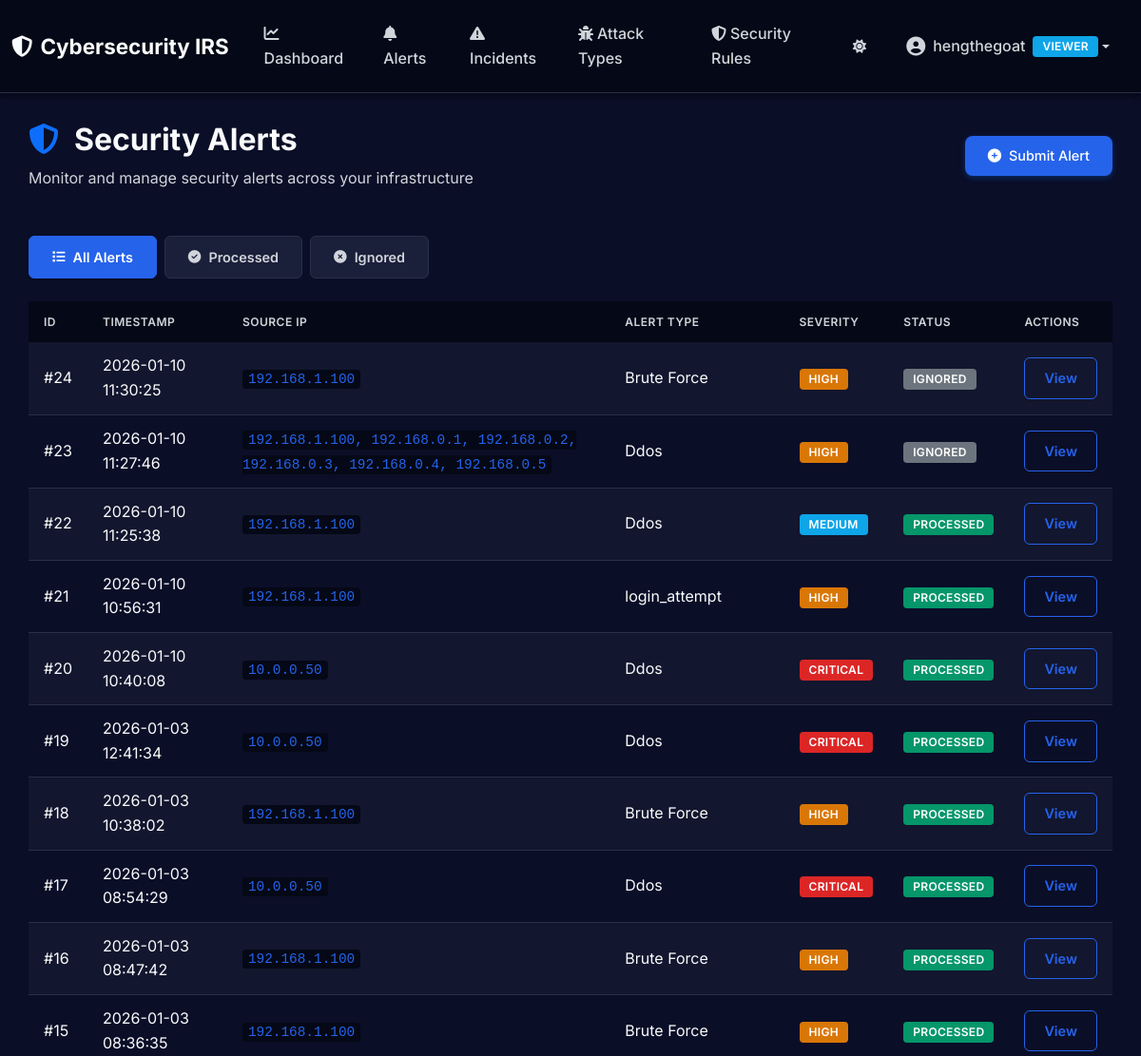
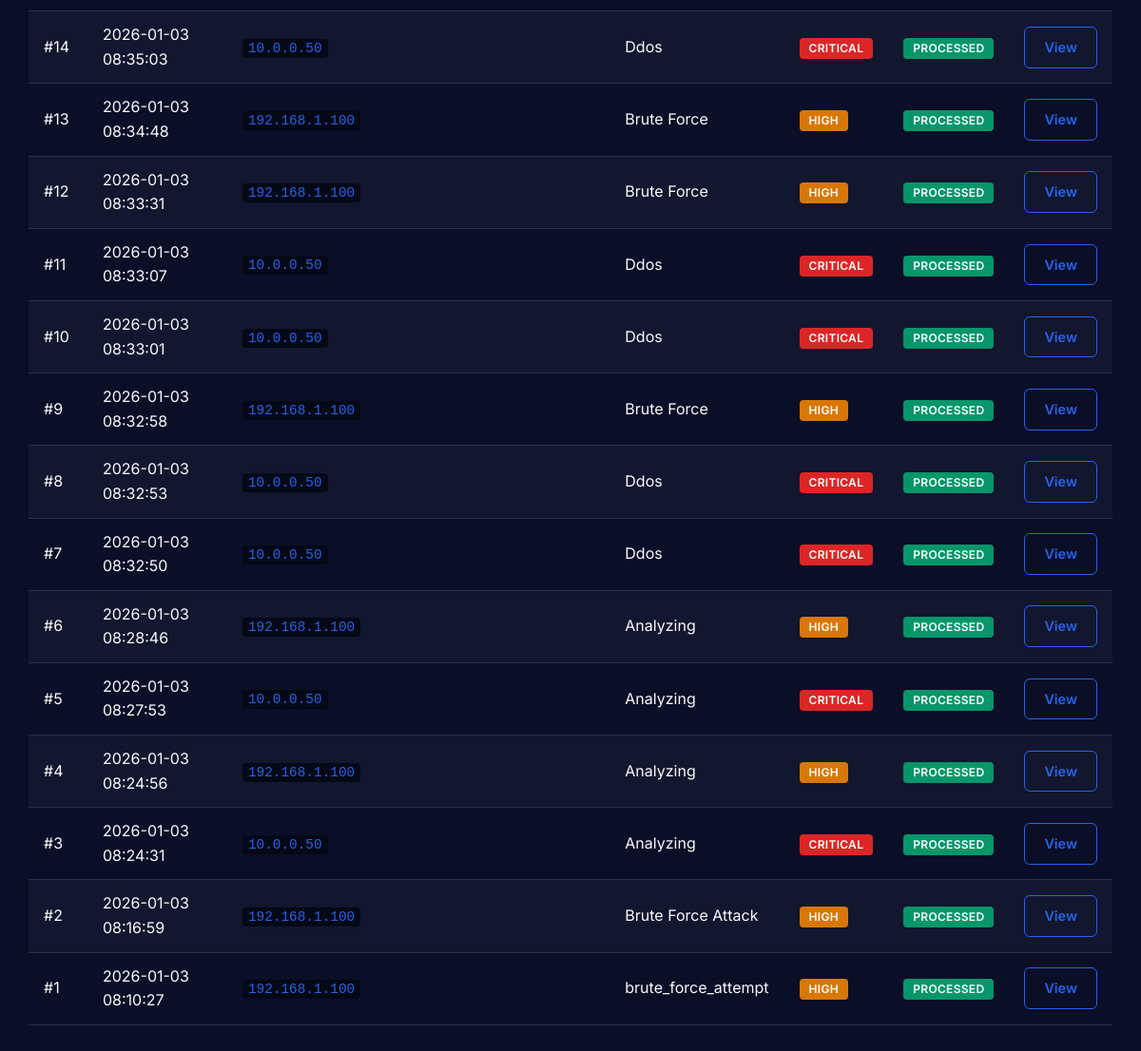
The page /alerts/ (signed in) on the database its author committed (2 pictures, top to bottom).
### app/models/user.py (models this page shows, shortened)
class User(db.Model):
    __tablename__ = 'users'
    id = db.Column(db.Integer, primary_key=True)
    username = db.Column(db.String(80), unique=True, nullable=False)
    email = db.Column(db.String(120), unique=True, nullable=False)
    full_name = db.Column(db.String(120), nullable=False)
    role = db.Column(db.String(20), default='analyst', nullable=False)  # admin, analyst, viewer
    is_active = db.Column(db.Boolean, default=True, nullable=False)
    password_hash = db.Column(db.String(255), nullable=False)
    created_at = db.Column(db.DateTime, default=datetime.utcnow, nullable=False)
    updated_at = db.Column(db.DateTime, default=datetime.utcnow, onupdate=datetime.utcnow, nullable=False)
    last_login = db.Column(db.DateTime, nullable=True)

### app/models/alert.py (models this page shows, shortened)
class Alert(db.Model):
    __tablename__ = 'alerts'
    id = db.Column(db.Integer, primary_key=True)
    timestamp = db.Column(db.DateTime, default=datetime.utcnow, nullable=False)
    source_ip = db.Column(db.String(45), nullable=True)  # IPv4 or IPv6
    destination_ip = db.Column(db.String(45), nullable=True)
    alert_type = db.Column(db.String(50), nullable=False)  # Type of alert
    severity = db.Column(db.Integer, default=5, nullable=False)  # 1-10
    raw_data = db.Column(db.JSON, nullable=True)  # Flexible JSON storage for alert data
    status = db.Column(db.String(20), default='new', nullable=False)  # new, processed, ignored
    created_at = db.Column(db.DateTime, default=datetime.utcnow, nullable=False)
    incident = db.relationship('Incident', backref='alert', uselist=False, lazy=True)

### app/routes/alert_routes.py (the view)
@alert_bp.route('/')
@login_required
def index():
    status_filter = request.args.get('status', None)
    alerts = AlertService.get_all(status=status_filter)
    return render_template('alerts/index.html', alerts=alerts, current_filter=status_filter)

### app/services/alert_service.py (called while the page is built)
    @staticmethod
    def get_all(status: Optional[str] = None) -> List[Alert]:
        query = Alert.query
        if status:
            query = query.filter_by(status=status)
        return query.order_by(Alert.timestamp.desc()).all()

### app/templates/alerts/index.html (shortened to what this page needs)
{% extends "layouts/base.html" %}
{% block content %}
<div class="mb-5">
  <div class="d-flex justify-content-between align-items-center">
    <div>
      <h1 class="h2 mb-2" style="font-weight: 700; color: var(--text-primary)">
        <i class="fas fa-shield-alt me-3" style="color: #0d6efd;"></i>Security Alerts
      </h1>
      <p class="mb-0" style="color: var(--text-secondary); font-size: 1rem">
        Monitor and manage security alerts across your infrastructure
      </p>
    </div>
    <a
      href="{{ url_for('alerts.create') }}"
      class="btn btn-primary"
      style="border-radius: 8px; padding: 0.65rem 1.5rem; font-weight: 500; box-shadow: 0 2px 6px rgba(13,110,253,0.3);"
    >
      <i class="fas fa-plus-circle me-2"></i>Submit Alert
    </a>
  </div>
</div>
<div class="mb-4">
  <div class="filter-tabs-container">
    <a
      href="{{ url_for('alerts.index') }}"
      class="filter-tab {% if not current_filter %}active{% endif %}"
    >
      <i class="fas fa-list me-2"></i>All Alerts
    </a>
    <a
      href="{{ url_for('alerts.index', status='processed') }}"
      class="filter-tab {% if current_filter == 'processed' %}active{% endif %}"
    >
      <i class="fas fa-check-circle me-2"></i>Processed
    </a>
    <a
      href="{{ url_for('alerts.index', status='ignored') }}"
      class="filter-tab {% if current_filter == 'ignored' %}active{% endif %}"
    >
      <i class="fas fa-times-circle me-2"></i>Ignored
    </a>
  </div>
</div>
  {% if alerts %}
  <div class="table-responsive">
    <table class="table table-striped table-hover">
      <thead class="table-dark">
        <tr>
          <th>ID</th>
          <th>Timestamp</th>
          <th>Source IP</th>
          <th>Alert Type</th>
          <th>Severity</th>
          <th>Status</th>
          <th>Actions</th>
        </tr>
      </thead>
      <tbody>
        {% for alert in alerts %}
        <tr>
          <td>#{{ alert.id }}</td>
          <td>{{ alert.timestamp.strftime('%Y-%m-%d %H:%M:%S') }}</td>
          <td><code>{{ alert.source_ip }}</code></td>
          <td>{{ alert.alert_type }}</td>
          <td>
            <span
              class="badge bg-{% if alert.severity == 'critical' %}danger{% elif alert.severity == 'high' %}warning{% elif alert.severity == 'medium' %}info{% else %}secondary{% endif %}"
            >
              {{ alert.severity.upper() }}
            </span>
          </td>
          <td>
            <span
              class="badge bg-{% if alert.status == 'new' %}primary{% elif alert.status == 'processed' %}success{% else %}secondary{% endif %}"
            >
              {{ alert.status.upper() }}
            </span>
          </td>
          <td>
            <a
              href="{{ url_for('alerts.detail', alert_id=alert.id) }}"
              class="btn btn-sm btn-outline-primary"
            >
               View
            </a>
          </td>
        </tr>
        {% endfor %}
      </tbody>
    </table>
  </div>
  {% endif %}
{% endblock %}

### app/templates/layouts/base.html (shortened to what this page needs)
<!DOCTYPE html>
<html lang="en">
  <head>
    <link
      href="https://cdn.jsdelivr.net/npm/bootstrap@5.3.3/dist/css/bootstrap.min.css"
      rel="stylesheet"
    />
    <link
      rel="stylesheet"
      href="https://cdnjs.cloudflare.com/ajax/libs/font-awesome/6.5.1/css/all.min.css"
    />
    <link
      rel="stylesheet"
      href="{{ url_for('static', filename='css/style.css') }}"
    />
  </head>
  <body>
    {% if session.get('user_id') %}
    <nav class="navbar navbar-expand-lg navbar-dark">
      <div class="container-fluid">
        <a class="navbar-brand" href="{{ url_for('dashboard.index') }}">
          <i class="fas fa-shield-halved me-2"></i>Cybersecurity IRS
        </a>
        <div class="collapse navbar-collapse" id="navbarNav">
          <ul class="navbar-nav me-auto">
            <li class="nav-item">
              <a class="nav-link" href="{{ url_for('dashboard.index') }}">
                <i class="fas fa-chart-line me-1"></i>Dashboard
              </a>
            </li>
            <li class="nav-item">
              <a class="nav-link" href="{{ url_for('alerts.index') }}">
                <i class="fas fa-bell me-1"></i>Alerts
              </a>
            </li>
            <li class="nav-item">
              <a class="nav-link" href="{{ url_for('incidents.index') }}">
                <i class="fas fa-exclamation-triangle me-1"></i>Incidents
              </a>
            </li>
            <li class="nav-item">
              <a class="nav-link" href="{{ url_for('attack_type.index') }}">
                <i class="fas fa-bug me-1"></i>Attack Types
              </a>
            </li>
            <li class="nav-item">
              <a class="nav-link" href="{{ url_for('rules.index') }}">
                <i class="fas fa-shield-alt me-1"></i>Security Rules
              </a>
            </li>
          </ul>
          <ul class="navbar-nav ms-auto align-items-center">
            <li class="nav-item">
              <button
                class="btn nav-link"
                id="theme-toggle"
                title="Toggle theme"
              >
                <i class="fas fa-moon"></i>
              </button>
            </li>
            <li class="nav-item dropdown">
              <a
                class="nav-link dropdown-toggle d-flex align-items-center"
                href="#"
                id="userDropdown"
                role="button"
                data-bs-toggle="dropdown"
                aria-expanded="false"
              >
                <i class="fas fa-user-circle me-2 fs-5"></i>
                <span class="d-none d-lg-inline user-name-text"
                  >{{ session.username }}</span
                >
                <span
                  class="badge bg-{% if current_user and current_user.role == 'admin' %}danger{% elif current_user and current_user.role == 'analyst' %}warning{% else %}info{% endif %} ms-2"
                >
                  {{ current_user.role|upper if current_user else
                  session.user_role|upper }}
                </span>
              </a>
            </li>
          </ul>
        </div>
      </div>
    </nav>
    {% endif %}
    <main class="container">
       {% block content %}{% endblock %}
    </main>
  </body>
</html>

### app/static/css/style.css (style rules this page uses)
:root { --primary-color: #2563eb; --primary-hover: #1d4ed8; --danger-color: #dc2626; --danger-hover: #b91c1c; --success-color: #059669; --success-hover: #047857; --warning-color: #d97706; --info-color: #0ea5e9; --dark-bg: #0a0e27; --darker-bg: #050816; --card-bg: #1a1f3a; --card-border: #2a2f4a; --text-primary: #f9fafb; --text-secondary: #d1d5db; --text-muted: #9ca3af; --shadow-sm: 0 1px 3px rgba(0, 0, 0, 0.3); --shadow-md: 0 4px 6px rgba(0, 0, 0, 0.4); --shadow-lg: 0 10px 25px rgba(0, 0, 0, 0.5); --hover-bg: #050816; }
* { margin: 0; padding: 0; box-sizing: border-box; }
body { font-family: "Inter", -apple-system, BlinkMacSystemFont, "Segoe UI", Roboto, Oxygen, Ubuntu, Cantarell, sans-serif; background: var(--dark-bg); color: var(--text-primary); min-height: 100vh; line-height: 1.6; }
main.container { max-width: 1400px; padding: 30px; }
.navbar { background: var(--darker-bg) !important; box-shadow: var(--shadow-md); padding: 15px 0; border-bottom: 1px solid var(--card-border); }
.navbar-brand { font-size: 1.4rem; font-weight: 700; color: var(--text-primary) !important; transition: color 0.2s ease; }
.nav-link { color: var(--text-secondary) !important; font-weight: 500; margin: 0 5px; padding: 8px 16px !important; border-radius: 6px; transition: all 0.2s ease; }
.user-name-text { max-width: 150px; overflow: hidden; text-overflow: ellipsis; white-space: nowrap; }
.btn { border-radius: 6px; padding: 10px 20px; font-weight: 600; font-size: 0.9rem; transition: all 0.2s ease; border: none; cursor: pointer; }
.btn-primary { background: var(--primary-color); color: white; }
.btn-outline-primary { border: 1px solid var(--primary-color); color: var(--primary-color); background: transparent; }
.table { color: var(--text-primary); background: transparent !important; margin-bottom: 0; --bs-table-bg: transparent; --bs-table-striped-bg: transparent; }
.table thead th { background: var(--darker-bg) !important; border: none; font-weight: 600; text-transform: uppercase; font-size: 0.75rem; letter-spacing: 0.5px; padding: 12px 16px; color: var(--text-secondary); }
.table tbody tr { border-bottom: 1px solid var(--card-border); transition: background 0.15s ease; background: transparent !important; }
.table-striped > tbody > tr:nth-of-type(odd) > * { color: var(--text-primary); background-color: rgba(255, 255, 255, 0.03); box-shadow: none; }
.table td, .table th { vertical-align: middle; padding: 12px 16px; border-color: var(--card-border); background: transparent; color: var(--text-primary); }
.badge { padding: 5px 10px; border-radius: 4px; font-weight: 600; font-size: 0.75rem; letter-spacing: 0.3px; }
.bg-danger { background-color: var(--danger-color) !important; }
.bg-warning { background-color: var(--warning-color) !important; }
.bg-success { background-color: var(--success-color) !important; }
.bg-info { background-color: var(--info-color) !important; }
h1, h2, h3, h4, h5, h6, .h1, .h2, .h3, .h4, .h5, .h6, .card-title { color: var(--text-primary) !important; font-weight: 700; margin-bottom: 0.5rem; }
code { background: var(--darker-bg); padding: 2px 6px; border-radius: 4px; color: var(--primary-color); font-size: 0.9em; }
a { color: var(--primary-color); text-decoration: none; transition: color 0.2s ease; }
.table th, .table thead th { color: var(--text-secondary) !important; font-weight: 600; }
.table td { color: var(--text-primary) !important; }

### app/templates/alerts/index.html (style rules this page uses)
.filter-tabs-container { display: inline-flex; gap: 8px; }
.filter-tab { padding: 10px 24px; border-radius: 6px; text-decoration: none; font-weight: 600; font-size: 0.9rem; transition: all 0.2s ease; background: var(--card-bg); color: var(--text-secondary); border: 1px solid var(--card-border); display: inline-flex; align-items: center; white-space: nowrap; }
.filter-tab.active { background: var(--primary-color); color: white; border-color: var(--primary-color); box-shadow: var(--shadow-sm); }
.filter-tab i { font-size: 0.85rem; }

### rows shown on the page
User: role "VIEWER"
Alert: id "24", timestamp "2026-01-10 11:30:25", source_ip "192.168.1.100", alert_type "Brute Force", severity "HIGH", status "IGNORED"
Alert: id "23", timestamp "2026-01-10 11:27:46", source_ip "192.168.1.100, 192.168.0.1, 192.168.0.2, 192.168.0.3, 192.168.0.4, 192.168.0.5", alert_type "Ddos", severity "HIGH", status "IGNORED"
Alert: id "22", timestamp "2026-01-10 11:25:38", source_ip "192.168.1.100", alert_type "Ddos", severity "MEDIUM", status "PROCESSED"
Alert: id "21", timestamp "2026-01-10 10:56:31", source_ip "192.168.1.100", alert_type "login_attempt", severity "HIGH", status "PROCESSED"
Alert: id "20", timestamp "2026-01-10 10:40:08", source_ip "10.0.0.50", alert_type "Ddos", severity "CRITICAL", status "PROCESSED"
Alert: id "19", timestamp "2026-01-03 12:41:34", source_ip "10.0.0.50", alert_type "Ddos", severity "CRITICAL", status "PROCESSED"
Alert: id "18", timestamp "2026-01-03 10:38:02", source_ip "192.168.1.100", alert_type "Brute Force", severity "HIGH", status "PROCESSED"
Alert: id "17", timestamp "2026-01-03 08:54:29", source_ip "10.0.0.50", alert_type "Ddos", severity "CRITICAL", status "PROCESSED"
Alert: id "16", timestamp "2026-01-03 08:47:42", source_ip "192.168.1.100", alert_type "Brute Force", severity "HIGH", status "PROCESSED"
Alert: id "15", timestamp "2026-01-03 08:36:35", source_ip "192.168.1.100", alert_type "Brute Force", severity "HIGH", status "PROCESSED"
Alert: id "14", timestamp "2026-01-03 08:35:03", source_ip "10.0.0.50", alert_type "Ddos", severity "CRITICAL", status "PROCESSED"
Alert: id "13", timestamp "2026-01-03 08:34:48", source_ip "192.168.1.100", alert_type "Brute Force", severity "HIGH", status "PROCESSED"
Alert: id "12", timestamp "2026-01-03 08:33:31", source_ip "192.168.1.100", alert_type "Brute Force", severity "HIGH", status "PROCESSED"
Alert: id "11", timestamp "2026-01-03 08:33:07", source_ip "10.0.0.50", alert_type "Ddos", severity "CRITICAL", status "PROCESSED"
Alert: id "10", timestamp "2026-01-03 08:33:01", source_ip "10.0.0.50", alert_type "Ddos", severity "CRITICAL", status "PROCESSED"
Alert: id "9", timestamp "2026-01-03 08:32:58", source_ip "192.168.1.100", alert_type "Brute Force", severity "HIGH", status "PROCESSED"
Alert: id "8", timestamp "2026-01-03 08:32:53", source_ip "10.0.0.50", alert_type "Ddos", severity "CRITICAL", status "PROCESSED"
Alert: id "7", timestamp "2026-01-03 08:32:50", source_ip "10.0.0.50", alert_type "Ddos", severity "CRITICAL", status "PROCESSED"
Alert: id "6", timestamp "2026-01-03 08:28:46", source_ip "192.168.1.100", alert_type "Analyzing", severity "HIGH", status "PROCESSED"
Alert: id "5", timestamp "2026-01-03 08:27:53", source_ip "10.0.0.50", alert_type "Analyzing", severity "CRITICAL", status "PROCESSED"
Alert: id "4", timestamp "2026-01-03 08:24:56", source_ip "192.168.1.100", alert_type "Analyzing", severity "HIGH", status "PROCESSED"
Alert: id "3", timestamp "2026-01-03 08:24:31", source_ip "10.0.0.50", alert_type "Analyzing", severity "CRITICAL", status "PROCESSED"
Alert: id "2", timestamp "2026-01-03 08:16:59", source_ip "192.168.1.100", alert_type "Brute Force Attack", severity "HIGH", status "PROCESSED"
Alert: id "1", timestamp "2026-01-03 08:10:27", source_ip "192.168.1.100", alert_type "brute_force_attempt", severity "HIGH", status "PROCESSED"

### other values the page prints
{{ session.username }} "hengthegoat"
